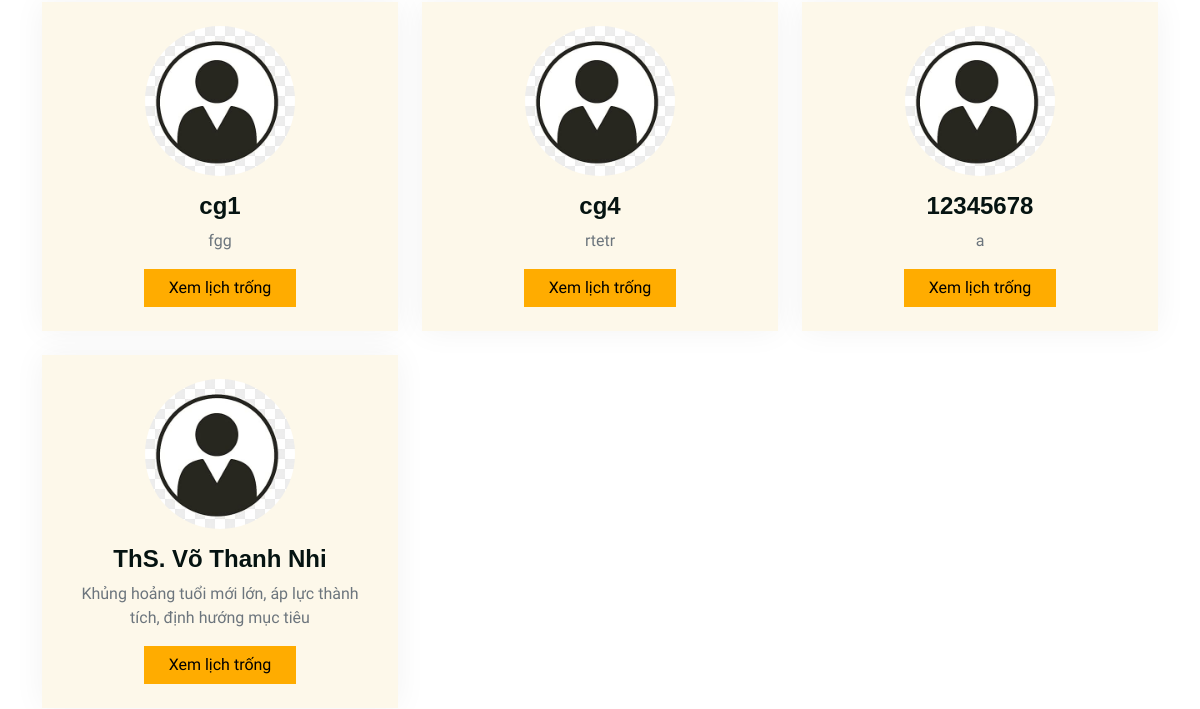
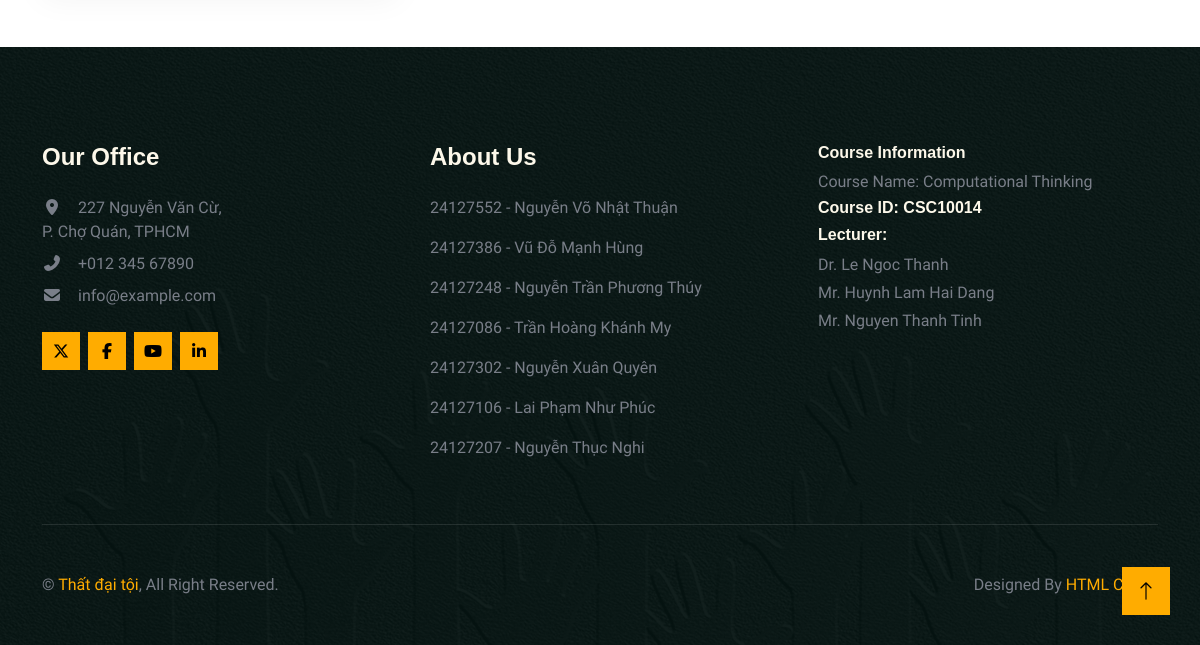
The page /booking/select-therapist (signed in, lower part) on the database as committed earlier (2 pictures, top to bottom).
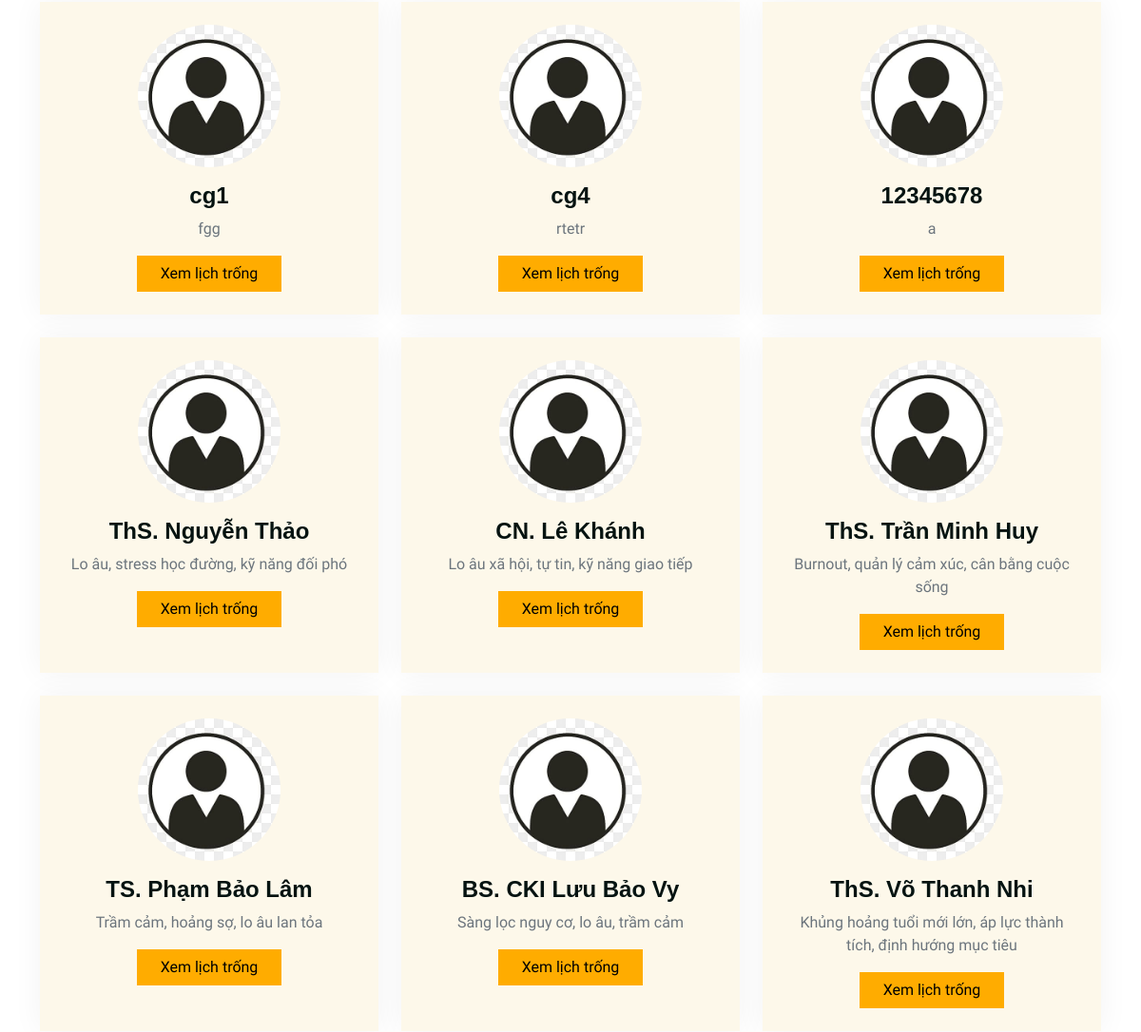
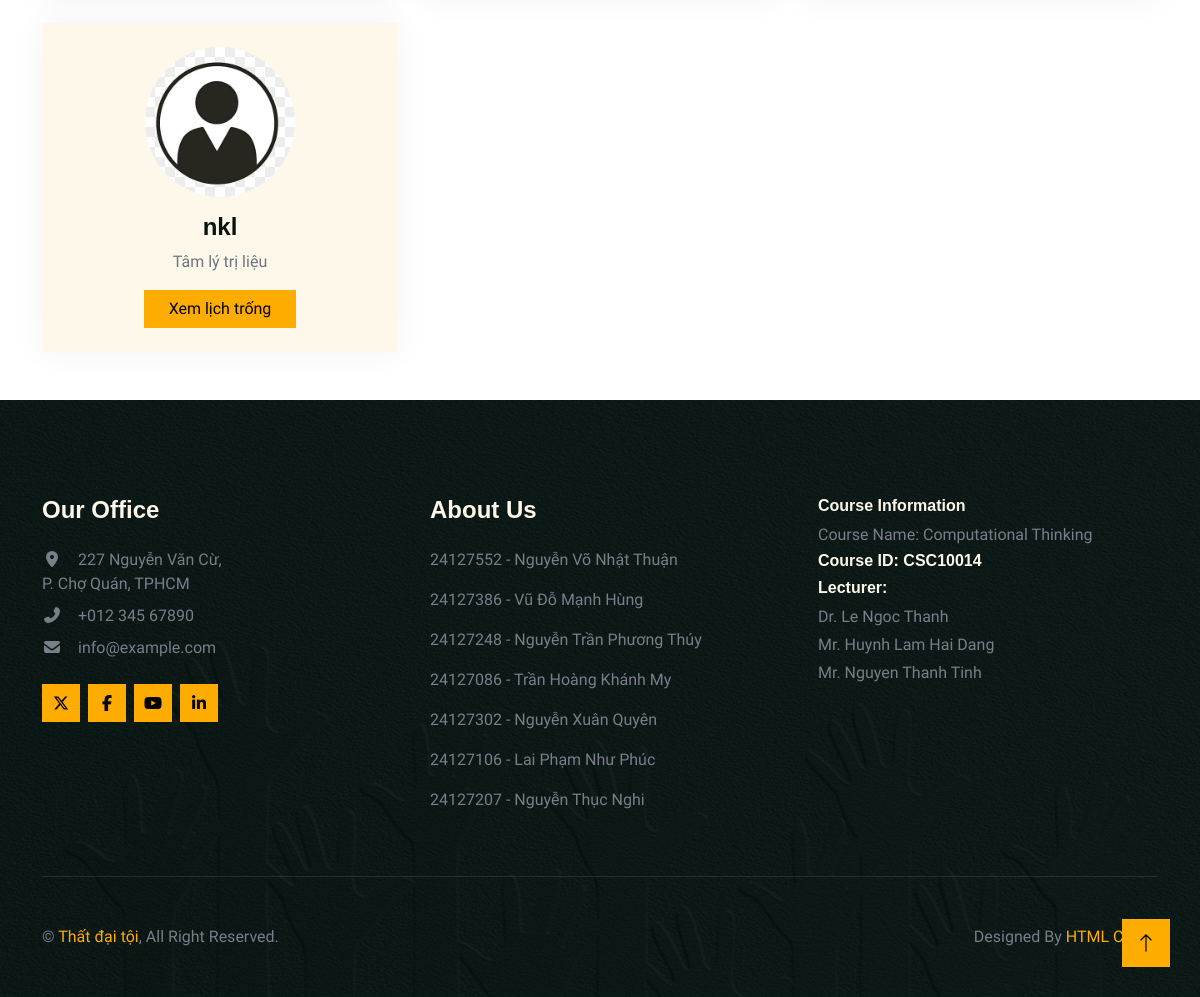
The same page on the database as committed later (2 pictures, top to bottom).
### models.py (models this page shows)
class ExpertProfile(Base):
    __tablename__ = "expert_profiles"
    user_id = Column(
        Integer,
        ForeignKey("users.id"),
        primary_key=True
    )
    full_name = Column(String(100), nullable=False)
    title = Column(String(100)) #Học hàm
    qualification = Column(String(255)) #Học vị
    specialization = Column(String(255))
    organization = Column(String(255)) #Tổ chức, phòng khám,...
    years_of_experience = Column(Integer)
    verification_status = Column(String, default= "NONE")
    verified_by = Column(Integer, ForeignKey("users.id"), nullable=True)
    verified_at = Column(DateTime)
    bio = Column(Text) #Tiểu sử
    is_active = Column(Boolean, default=True)
    created_at = Column(DateTime, default=func.now())
    updated_at = Column(DateTime, default=func.now(), onupdate=func.now())
    user = relationship("User", back_populates="expert_profile", foreign_keys=[user_id])

### Booking/booking.py (the view)
@booking_bp.route("/select-therapist")
def select_therapist():
    if "user_id" not in session:
        return redirect(url_for("auth.login", next=request.full_path))
    db = TherapySession()
    therapists_objs = (db.query(User)
    .join(ExpertProfile, ExpertProfile.user_id == User.id)
    .options(joinedload(User.expert_profile))
    .filter(User.role == "EXPERT")
    .filter(ExpertProfile.is_active == True)
    .filter(ExpertProfile.verification_status == "VERIFIED")
    .all()
)
    for therapist in therapists_objs:
        print(therapist)
    therapists_list = []
    for therapist in therapists_objs:
        expert_profile = therapist.expert_profile
        therapists_list.append({
            "id": therapist.id,
            "full_name": expert_profile.full_name if expert_profile else "Expert", #Default name
            "image": getattr(expert_profile, "image", None),
            "field": expert_profile.specialization,
        })
    db.close()
    return render_template("booking_list.html", therapists=therapists_list)

### Booking/templates/booking_list.html (shortened to what this page needs)
﻿{% extends "index.html" %} {% block content %}
<div class="container py-5">
    <div class="row g-4">
        {% for t in therapists %}
        <div class="col-md-6 col-lg-4">
            <div class="team-item bg-light p-4 text-center h-100">
                {% if t.image %}
                    <img class="img-fluid mb-3 rounded-circle"
                        src="{{ url_for('static', filename=t.image) }}"
                        style="width: 150px; height: 150px; object-fit: cover;"
                        alt="Avatar">
                {% else %}
                    <img class="img-fluid mb-3 rounded-circle"
                        src="{{ url_for('static', filename='img/default-avatar.png') }}"
                        style="width: 150px; height: 150px; object-fit: cover;"
                        alt="Default avatar">
                {% endif %}
                <h4 class="mb-2">{{ t.full_name }}</h4>
                <p class="text-muted mb-3">{{ t.field }}</p>
                <a href="{{ url_for('booking.calendar', therapist_id=t.id) }}" class="btn btn-primary px-4">Xem lịch trống</a>
            </div>
        </div>
        {% endfor %}
    </div>
</div>
{% endblock %}

### templates/index.html (shortened to what this page needs)
<!DOCTYPE html>
<html lang="en">
<head>
    <link href="https://cdnjs.cloudflare.com/ajax/libs/font-awesome/7.0.0/css/all.min.css" rel="stylesheet">
    <link href="https://cdn.jsdelivr.net/npm/bootstrap-icons@1.4.1/font/bootstrap-icons.css" rel="stylesheet">
    <link href="{{ url_for('static', filename='lib/animate/animate.min.css') }}" rel="stylesheet">
    <link href="{{ url_for('static', filename='lib/owlcarousel/assets/owl.carousel.min.css') }}" rel="stylesheet">
    <link href="{{ url_for('static', filename='css/bootstrap.min.css') }}" rel="stylesheet">
    <link href="{{ url_for('static', filename='css/style.css') }}" rel="stylesheet">
</head>
<body>
    {% block content %}{% endblock %}
    <div class="container-fluid footer py-5 wow fadeIn" data-wow-delay="0.1s">
        <div class="container">
            <div class="row g-5 py-5">
                <div class="col-lg-4 col-md-6">
                    <h4 class="text-light mb-4">Our Office</h4>
                    <p class="mb-2">
                        <i class="fa fa-map-marker-alt me-3"></i>227 Nguyễn Văn Cừ, <br>
                        P. Chợ Quán, TPHCM</br>
                    </p>
                    <p class="mb-2"><i class="fa fa-phone-alt me-3"></i>+012 345 67890</p>
                    <p class="mb-2"><i class="fa fa-envelope me-3"></i>info@example.com</p>
                    <div class="d-flex pt-3">
                        <a class="btn btn-square btn-primary me-2" href=""><i class="fab fa-x-twitter"></i></a>
                        <a class="btn btn-square btn-primary me-2" href=""><i class="fab fa-facebook-f"></i></a>
                        <a class="btn btn-square btn-primary me-2" href=""><i class="fab fa-youtube"></i></a>
                        <a class="btn btn-square btn-primary me-2" href=""><i class="fab fa-linkedin-in"></i></a>
                    </div>
                </div>
                <div class="col-lg-4 col-md-6">
                    <h4 class="text-light mb-4">About Us</h4>
                    <p>24127552 - Nguyễn Võ Nhật Thuận</p>
                    <p>24127386 - Vũ Đỗ Mạnh Hùng</p>
                    <p>24127248 - Nguyễn Trần Phương Thúy</p>
                    <p>24127086 - Trần Hoàng Khánh My</p>
                    <p>24127302 - Nguyễn Xuân Quyên</p>
                    <p>24127106 - Lai Phạm Như Phúc</p>
                    <p>24127207 - Nguyễn Thục Nghi</p>
                </div>
                <div class="col-lg-4 col-md-6">
                    <h6 class="text-light">Course Information</h6>
                    <p class="mb-1">Course Name: Computational Thinking</p>
                    <h6 class="text-light">Course ID: CSC10014</h6>
                    <h6 class="text-light">Lecturer:</h6>
                    <p class="mb-1">Dr. Le Ngoc Thanh</p>
                    <p class="mb-1">Mr. Huynh Lam Hai Dang</p>
                    <p class="mb-1">Mr. Nguyen Thanh Tinh</p>
                </div>
            </div>
            <div class="copyright pt-5">
                <div class="row">
                    <div class="col-md-6 text-center text-md-start mb-3 mb-md-0">
                        &copy; <a class="fw-semi-bold" href="#">Thất đại tội</a>, All Right Reserved.
                    </div>
                    <div class="col-md-6 text-center text-md-end">
                        Designed By <a class="fw-semi-bold" href="https://htmlcodex.com">HTML Codex</a>
                    </div>
                </div>
            </div>
        </div>
    </div>
    <a href="#" class="btn btn-lg btn-primary btn-lg-square back-to-top"><i class="bi bi-arrow-up"></i></a>
</body>
</html>

### static/css/style.css (style rules this page uses)
html, body { font-family: "Be Vietnam Pro", system-ui, -apple-system, "Segoe UI", Roboto, Arial, sans-serif; }
:root { --bs-tertiary: #797E88; }
.back-to-top { position: fixed; display: none; right: 30px; bottom: 30px; z-index: 99; }
.btn { transition: .5s; }
.btn-square { width: 38px; height: 38px; }
.btn-lg-square { width: 48px; height: 48px; }
.btn-square, .btn-sm-square, .btn-lg-square { padding: 0; display: flex; align-items: center; justify-content: center; font-weight: normal; }
.team-item { box-shadow: 0 0 30px rgba(0, 0, 0, .05); transition: .5s; }
.footer { color: var(--bs-tertiary); background: linear-gradient(rgba(5, 19, 17, .95), rgba(5, 19, 17, .95)), url(../img/bg-footer.jpg) center center no-repeat; background-size: cover; }
.footer .copyright { border-top: 1px solid rgba(255, 255, 255, .1); }

Rows that differ between the two databases and show on the page:
now on this page (row edited): ExpertProfile: full_name "ThS. Nguyễn Thảo", field "Lo âu, stress học đường, kỹ năng đối phó"
now on this page (row edited): ExpertProfile: full_name "CN. Lê Khánh", field "Lo âu xã hội, tự tin, kỹ năng giao tiếp"
now on this page (row edited): ExpertProfile: full_name "ThS. Trần Minh Huy", field "Burnout, quản lý cảm xúc, cân bằng cuộc sống"
now on this page (row edited): ExpertProfile: full_name "TS. Phạm Bảo Lâm", field "Trầm cảm, hoảng sợ, lo âu lan tỏa"
now on this page (row edited): ExpertProfile: full_name "BS. CKI Lưu Bảo Vy", field "Sàng lọc nguy cơ, lo âu, trầm cảm"
added ExpertProfile: full_name "nkl", field "Tâm lý trị liệu"
